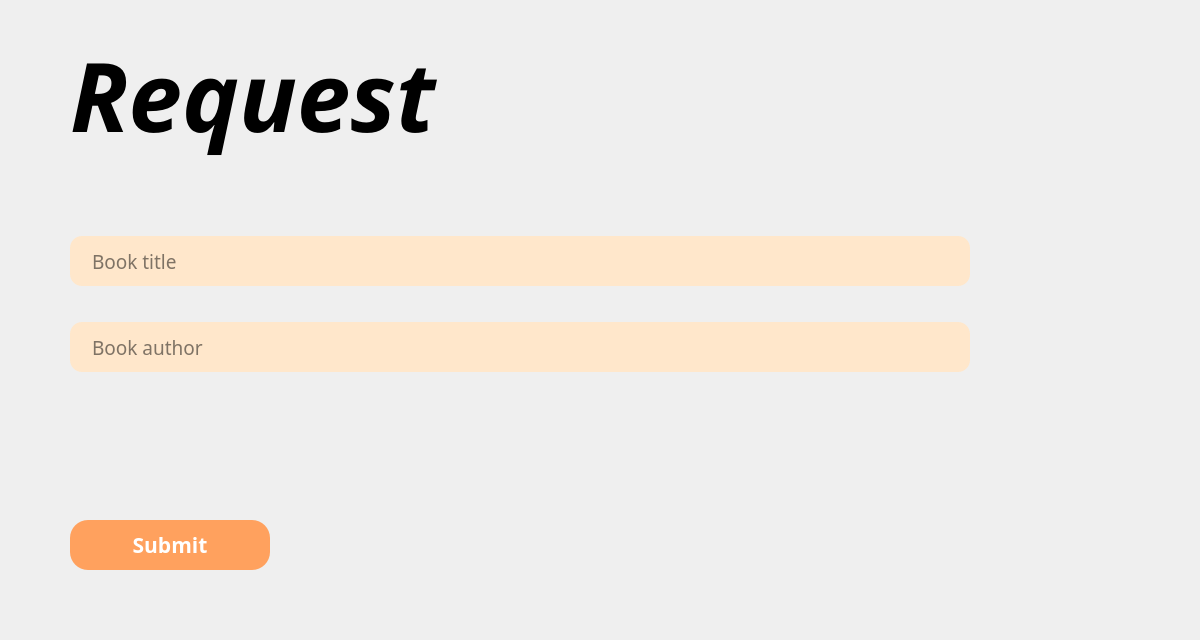
<?xml version="1.0" encoding="UTF-8"?>
<ui version="4.0">
 <class>Request</class>
 <widget class="QWidget" name="Request">
  <property name="geometry">
   <rect>
    <x>0</x>
    <y>0</y>
    <width>1200</width>
    <height>640</height>
   </rect>
  </property>
  <property name="minimumSize">
   <size>
    <width>1200</width>
    <height>640</height>
   </size>
  </property>
  <property name="styleSheet">
   <string notr="true">#req_title {
	padding-left: 20px;
	border-radius: 12px;
	background-color: rgb(255, 231, 203);
}

#req_author {
	padding-left: 20px;
	border-radius: 12px;
	background-color: rgb(255, 231, 203);
}

#submit_btn {
	background-color: rgb(255, 161, 94);
	color: white;
	border-radius: 18px;
}
#submit_btn:hover {
	background-color: rgb(29, 131, 255);
}</string>
  </property>
  <layout class="QGridLayout" name="gridLayout">
   <property name="leftMargin">
    <number>70</number>
   </property>
   <property name="topMargin">
    <number>20</number>
   </property>
   <property name="rightMargin">
    <number>70</number>
   </property>
   <property name="bottomMargin">
    <number>70</number>
   </property>
   <item row="1" column="1">
    <spacer name="horizontalSpacer_2">
     <property name="orientation">
      <enum>Qt::Horizontal</enum>
     </property>
     <property name="sizeHint" stdset="0">
      <size>
       <width>40</width>
       <height>20</height>
      </size>
     </property>
    </spacer>
   </item>
   <item row="5" column="0">
    <widget class="QLineEdit" name="req_title">
     <property name="minimumSize">
      <size>
       <width>900</width>
       <height>50</height>
      </size>
     </property>
     <property name="maximumSize">
      <size>
       <width>900</width>
       <height>50</height>
      </size>
     </property>
     <property name="font">
      <font>
       <family>Helvetica Neue LT Medium Ext</family>
       <pointsize>14</pointsize>
      </font>
     </property>
     <property name="inputMask">
      <string/>
     </property>
     <property name="frame">
      <bool>false</bool>
     </property>
     <property name="placeholderText">
      <string>Book title</string>
     </property>
     <property name="clearButtonEnabled">
      <bool>true</bool>
     </property>
    </widget>
   </item>
   <item row="7" column="0" colspan="2">
    <widget class="QLineEdit" name="req_author">
     <property name="minimumSize">
      <size>
       <width>900</width>
       <height>50</height>
      </size>
     </property>
     <property name="maximumSize">
      <size>
       <width>900</width>
       <height>50</height>
      </size>
     </property>
     <property name="font">
      <font>
       <family>Helvetica Neue LT Medium Ext</family>
       <pointsize>14</pointsize>
      </font>
     </property>
     <property name="frame">
      <bool>false</bool>
     </property>
     <property name="placeholderText">
      <string>Book author</string>
     </property>
     <property name="clearButtonEnabled">
      <bool>true</bool>
     </property>
    </widget>
   </item>
   <item row="10" column="0">
    <widget class="QPushButton" name="submit_btn">
     <property name="minimumSize">
      <size>
       <width>200</width>
       <height>50</height>
      </size>
     </property>
     <property name="maximumSize">
      <size>
       <width>200</width>
       <height>50</height>
      </size>
     </property>
     <property name="font">
      <font>
       <family>Product Sans</family>
       <pointsize>16</pointsize>
       <weight>75</weight>
       <bold>true</bold>
      </font>
     </property>
     <property name="text">
      <string>Submit</string>
     </property>
     <property name="flat">
      <bool>false</bool>
     </property>
    </widget>
   </item>
   <item row="1" column="0">
    <widget class="QLabel" name="req_label">
     <property name="minimumSize">
      <size>
       <width>600</width>
       <height>150</height>
      </size>
     </property>
     <property name="maximumSize">
      <size>
       <width>600</width>
       <height>150</height>
      </size>
     </property>
     <property name="font">
      <font>
       <family>Helvetica Neue LT Black Ext</family>
       <pointsize>72</pointsize>
       <weight>75</weight>
       <italic>true</italic>
       <bold>true</bold>
      </font>
     </property>
     <property name="text">
      <string>Request</string>
     </property>
     <property name="alignment">
      <set>Qt::AlignLeading|Qt::AlignLeft|Qt::AlignVCenter</set>
     </property>
    </widget>
   </item>
   <item row="2" column="0">
    <spacer name="verticalSpacer">
     <property name="orientation">
      <enum>Qt::Vertical</enum>
     </property>
     <property name="sizeType">
      <enum>QSizePolicy::Fixed</enum>
     </property>
     <property name="sizeHint" stdset="0">
      <size>
       <width>20</width>
       <height>60</height>
      </size>
     </property>
    </spacer>
   </item>
   <item row="8" column="0">
    <spacer name="verticalSpacer_2">
     <property name="orientation">
      <enum>Qt::Vertical</enum>
     </property>
     <property name="sizeHint" stdset="0">
      <size>
       <width>20</width>
       <height>40</height>
      </size>
     </property>
    </spacer>
   </item>
   <item row="6" column="0">
    <spacer name="verticalSpacer_3">
     <property name="orientation">
      <enum>Qt::Vertical</enum>
     </property>
     <property name="sizeType">
      <enum>QSizePolicy::Fixed</enum>
     </property>
     <property name="sizeHint" stdset="0">
      <size>
       <width>20</width>
       <height>30</height>
      </size>
     </property>
    </spacer>
   </item>
  </layout>
 </widget>
 <resources/>
 <connections/>
</ui>
